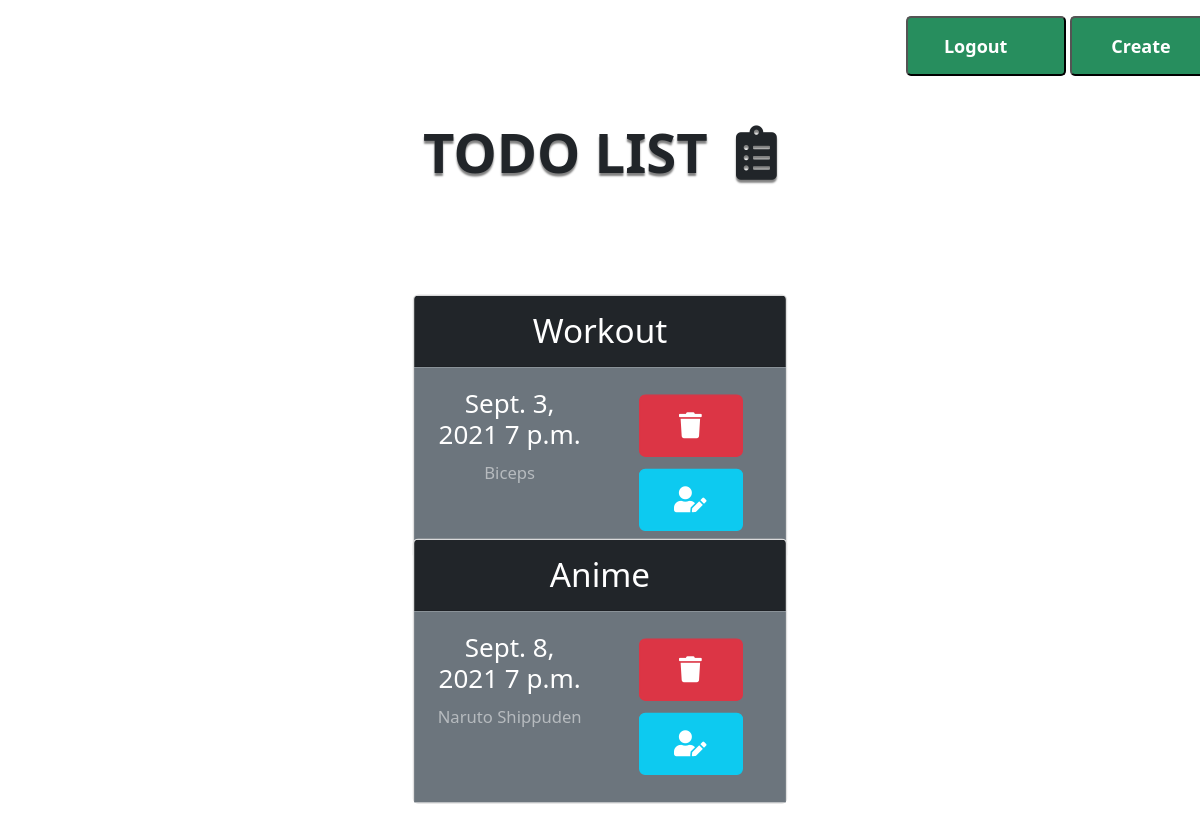
Page / (signed in) on the committed database.
### todo/models.py (models this page shows, shortened)
class Todo(Model):
    task        = models.CharField(max_length=100)
    description = models.CharField(max_length=1000)
    bydate      = models.DateField()
    bytime      = models.TimeField()
    completed   = models.BooleanField(default=False)
    user        = models.ForeignKey(User, default=None, on_delete=models.CASCADE)

### todo/views.py (the view)
# urls.py: path('',homepage, name="HomePage"),
@login_required(login_url='LoginUser')
def homepage(request):
    todos = Todo.objects.filter(user=request.user)
    context = {'todos': todos}
    return HttpResponse(render(request,"homepage.html",context))

### templates/homepage.html (shortened to what this page needs)
{% extends 'base.html' %}
{% block content %}
<head>
    <link href="https://cdn.jsdelivr.net/npm/bootstrap@5.1.0/dist/css/bootstrap.min.css" rel="stylesheet"
>
    <link rel="stylesheet" href="https://cdnjs.cloudflare.com/ajax/libs/font-awesome/5.15.3/css/all.min.css"
 />
</head>
<body>
    <center>
        <span class="logout">
            <button type="button" name="button" class="animated-button-2"><a href={% url 'LogoutUser' %}>Logout&nbsp;</a></button>
        </span>
        <span class="logout">
            <button type="button" name="button" class="animated-button-1"><a href={% url 'CreateTodo' %}>Create&nbsp;</a></button>
        </span>
        <h2 class='heading'>
            Todo List &nbsp;<i class="fas fa-clipboard-list"></i>
        </h2>
        <br><br><br>
        {% for t in todos %}
        <div class="card text-white mb-3" style="max-width: 18rem;">
            <div class="card-header  bg-dark">{{ t.task }}</div>
            <div class="card-body bg-secondary">
                <div class="row">
                    <div class="col-6">
                        <h5 class="card-title">{{ t.bydate }} {{ t.bytime }}</h5>
                        <p class="card-text">{{ t.description }}</p>
                    </div>
                    <div class="col-6">
                        <button type="button" class="btn btn-lg btn-danger"><a href={% url 'DeleteTodo' t.id %}><i
                                    class="fas  fa-trash"></i></a></button>
                        <br>
                        <button type="button" class="btn btn-lg btn-info"><a href={% url 'UpdateTodo' t.id %}><i
                                    class="fas fa-user-edit"></i></a></button>
                    </div>
                </div>
            </div>
        </div>
        <br>
        {% endfor %}
    </center>
</body>
{% endblock %}

### templates/base.html (style rules this page uses)
body { font-family: 'Roboto', sans-serif; }
a { text-decoration: none; color: white; }
button a { color: white; }
.logout { position: relative; left: 39%; top: 1rem; }
.logout button a { text-decoration: none; color: white; }
.animated-button-2 { position: relative; width: 160px; height: 60px; border-radius: 5px; color: white; font-size: 18px; font-weight: 700; background-color: #278E5E; padding: 10px 10px; }
.animated-button-2::after { display: inline-block; font-style: normal; font-variant: normal; text-rendering: auto; -webkit-font-smoothing: antialiased; font-family: "Font Awesome 5 Free"; font-weight: 900; content: "\f007"; opacity: 0; transition: all ease 0.3s; top: 30%; right: 0.6ex; }
.heading { padding: 5%; font-size: 3.4rem; font-weight: 700; text-transform: uppercase; text-shadow: 0px 3px 2px grey; }
.btn-danger, .btn-info { width: 5rem; margin: 4%; }
.card { transform: scale(1.3); }
.card-text { opacity: .5; }
.card-header { font-size: 1.6rem; }
.card-body { font-size: .8rem; }
.animated-button-1 { position: relative; width: 160px; height: 60px; border-radius: 5px; color: white; font-size: 18px; font-weight: 700; background-color: #278E5E; padding: 10px 10px; }
.animated-button-1::after { display: inline-block; font-style: normal; font-variant: normal; text-rendering: auto; -webkit-font-smoothing: antialiased; font-family: "Font Awesome 5 Free"; font-weight: 900; content: "\f46d"; opacity: 0; transition: all ease 0.3s; top: 30%; right: 0.6ex; }

### rows in the picture
Todo: task "Workout", bydate "Sept. 3, 2021", bytime "7 p.m.", description "Biceps"
Todo: task "Anime", bydate "Sept. 8, 2021", bytime "7 p.m.", description "Naruto Shippuden"
